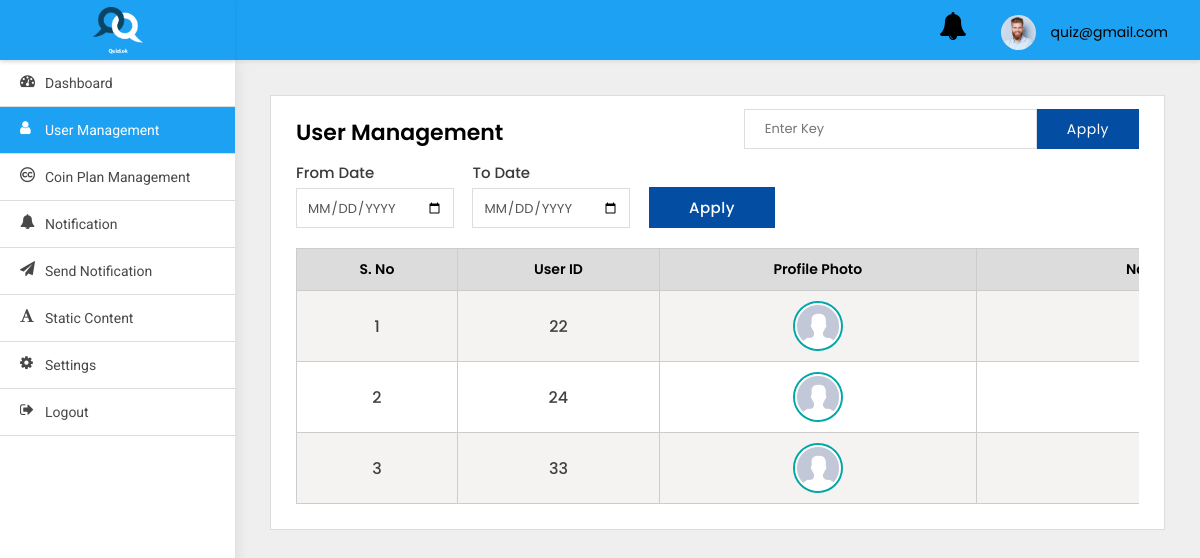
The app's page /adminpanel/users-list/ (signed in), older data.
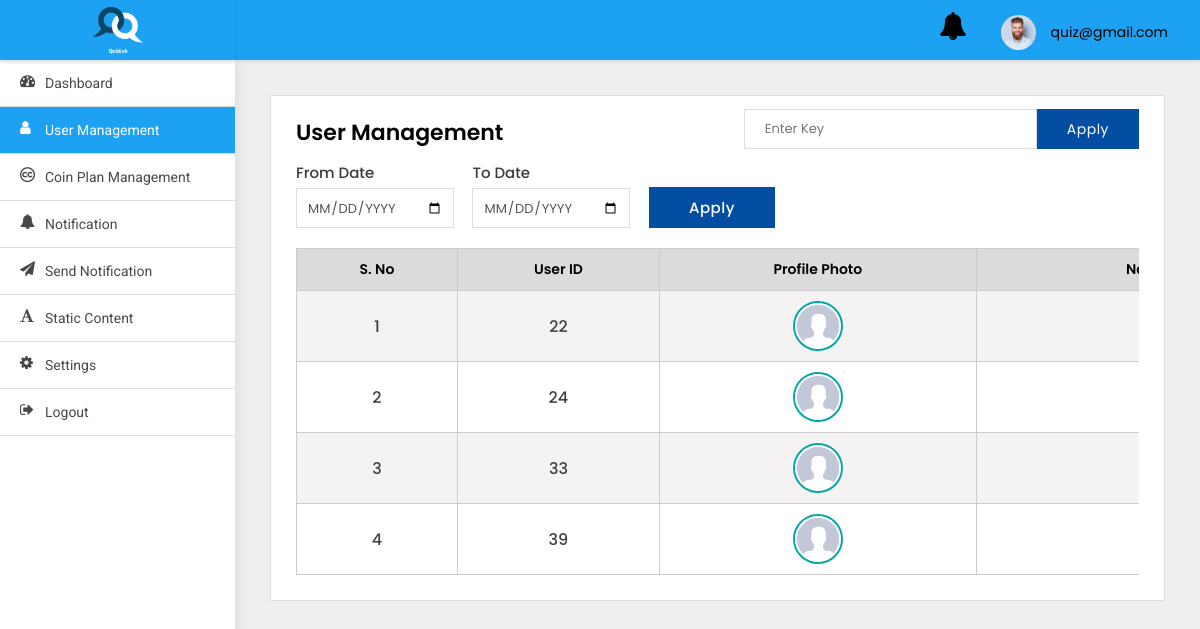
The same page, newer data.
### adminpanel/models.py (models this page shows)
class User(AbstractBaseUser, PermissionsMixin):
    first_name = models.CharField(default='first name', max_length=100)
    last_name = models.CharField(default='', max_length=100, null=True, blank=True)
    email = models.CharField(default='', max_length=255, unique=True)
    country_code = models.CharField(default='+91', max_length=10)
    phone_number = models.CharField(default='', max_length=13)
    profile_pic = models.ImageField(default='default_profile.png', null=True, blank=True)
    device_token = models.CharField(default='', max_length=500, null=True, blank=True)
    remember_me = models.BooleanField(default=False)
    password = models.CharField(default='123456', max_length=100)
    confirm_password = models.CharField(default='123456', max_length=100)
    created_at = models.DateTimeField(auto_now_add=True)
    is_active = models.BooleanField(default=True)
    is_staff = models.BooleanField(default=False)
    is_blocked = models.BooleanField(default=False)
    objects = UserManager()
    USERNAME_FIELD = 'email'
    class Meta:
        ordering = ('-created_at',)

### src/models.py (models this page shows)
class AppUser(models.Model):
    username = models.CharField(default='first name', max_length=100)
    country_code = models.CharField(default='+91', max_length=10)
    phone_number = models.CharField(default='', max_length=13)
    password = models.CharField(default='123456', max_length=100)
    profile_pic = models.ImageField(default='default_profile.png', null=True, blank=True)
    device_token = models.CharField(default='', max_length=2000)
    created_at = models.DateTimeField(auto_now_add=True)

### adminpanel/views.py (the view)
# urls.py: path('users-list/', UsersList.as_view(), name='users-list'),
class UsersList(LoginRequiredMixin, ListView):
    paginate_by = 5
    model = User
    template_name = 'user-management.html'
    login_url = 'adminpanel:login'
    def get(self, request, *args, **kwargs):
        qs = self.request.GET.get('qs')
        if qs:
            search = AppUser.objects.filter(Q(username__icontains=qs) |
                                            Q(id__icontains=qs) |
                                            Q(phone_number__icontains=qs))
            search_count = len(search)
            context = {
                'search': search,
            }
            if search:
                messages.info(self.request, str(
                    search_count) + ' matches found')
                return render(self.request, 'user-management.html', context)
            else:
                messages.info(self.request, 'No results found')
                return render(self.request, 'user-management.html', context)
        else:
            users = AppUser.objects.all()
            myfilter = UserFilter(self.request.GET, queryset=users)
            users = myfilter.qs
            print(users.count())
            paginator = Paginator(users, self.paginate_by)
            page_number = self.request.GET.get('page')
            page_obj = paginator.get_page(page_number)
            context = {
                'object_list': users,
                'myfilter': myfilter,
                'pages': page_obj,
            }
            return render(self.request, "user-management.html", context)

### adminpanel/templates/user-management.html (shortened to what this page needs)
{% extends 'base.html' %}
{% block body %}
<div class="WrapperArea">
    <div class="WrapperBox">
        <div class="Small-Wrapper">
            <div class="SearchBox">
                <form action="" method="get">
                    <input type="text" name="qs" placeholder="Enter Key">
                    <button>Apply</button>
                </form>
            </div>
            <h4 class="Title">User Management</h4>
            <div class="Filter">
                <form method="get">
                    <div class="form-group">
                        <label>From Date</label>
                        <input type="date" name="from_date" class="form-control">
                    </div>
                    <div class="form-group">
                        <label>To Date</label>
                        <input type="date" name="to_date" class="form-control">
                    </div>
                    <div class="form-group">
                        <label>&nbsp;</label>
                        <button class="Button" type="submit">Apply</button>
                    </div>
                </form>
            </div>
            {% if search %}
            <div class="TableList">
                <div class="dragscroll">
                    <table style="width: 150vw">
                        <thead>
                        <tr>
                            <th>S. No</th>
                            <th>User ID</th>
                            <th>Name of the user</th>
                            <th>Profile Photo</th>
                            <th>Phone Number</th>
                            <th>Action</th>
                        </tr>
                        </thead>
                        <tbody>
                        {% for object in search %}
                        <tr>
                            <td>{{forloop.counter}}</td>
                            <td>{{object.id}}</td>
                            <td>{{object.username}}</td>
                            {% if object.profile_pic %}
                            <td>
                                <figure><img src="{{object.profile_pic.url}}" alt="Profile pic"></figure>
                            </td>
                            {% else %}
                            <td>
                                <figure><img src="https://snapic-bucket.s3.amazonaws.com/static/default_profile.png"
                                             alt=""></figure>
                            </td>
                            {% endif %}
                            <td>{{object.phone_number}}</td>
                            <td>
                                <a class="Blue" href="{% url 'adminpanel:user-detail' object.id %}">
                                    <i class="fa fa-eye"></i>
                                </a>
                                <button class="Red deleteButton" value="{{object.id}}" data-toggle="modal"
                                        data-target="#DeleteModal" style="border:none;box-shadow:none;
                                                                                background:transparent;outline:0;">
                                    <i class="fa fa-trash"></i>
                                </button>
                                {% if object.is_blocked %}
                                <button class="Red cross" data-target="#UnBlock" data-toggle="modal"
                                        value="{{object.id}}"
                                        style="border:none;box-shadow:none;background:transparent;outline:0;margin-left:10px;">
                                    <i class="fa fa-ban"></i>
                                </button>
                                {% else %}
                                <button class="Green tick" data-target="#Block" data-toggle="modal"
                                        value="{{object.id}}"
                                        style="border:none;box-shadow:none;background:transparent;outline:0;margin-left:10px;">
                                    <i class="fa fa-check"></i>
                                </button>
                                {% endif %}
                            </td>
                        </tr>
                        {% endfor %}
                        </tbody>
                    </table>
                </div>
            </div>
            {% elif pages %}
            <div class="TableList">
                <div class="dragscroll">
                    <table style="width: 150vw">
                        <thead>
                        <tr>
                            <th>S. No</th>
                            <th>User ID</th>
                            <th>Profile Photo</th>
                            <th>Name of the user</th>
                        </tr>
                        </thead>
                        <tbody>
                        {% for object in pages %}
                        <tr>
                            <td>{{forloop.counter}}</td>
                            <td>{{object.id}}</td>
                            {% if object.profile_pic %}
                            <td>
                                <center>
                                    <figure><img src="{{object.profile_pic.url}}" alt="Profile pic"></figure>
                                </center>
                            </td>
                            {% endif %}
                            <td>{{object.username}}</td>
                        </tr>
                        {% endfor %}
                        </tbody>
                    </table>
                </div>
            </div>
            {% endif %}
        </div>
    </div>
</div>
{% endblock body %}

### adminpanel/templates/base.html (shortened to what this page needs)
{% load static %}
<html lang="en">
<head>
    <link type="text/css" rel="stylesheet" href="{% static 'adminpanel/css/style.css' %}">
</head>
<body>
<div class="Header">
    <div class="Logo">
        <img src="{% static 'adminpanel/images/logo_splash.png' %}">
    </div>
    <div class="Navigation">
        <div class="header-notifications">
            <a href="{% url 'adminpanel:notification' %}">
                <i class="fa fa-bell fa-2x" aria-hidden="true"></i>
            </a>
        </div>
        <div class="Avater">
            <a href="javascript:void(0);">
                <figure><img src="{% static 'adminpanel/images/profile.jpg' %}"></figure>
                {{user}} </a>
        </div>
    </div>
</div>
<div class="SidenavBar">
    <ul>
        <li class="nav-item nav-link {% if request.resolver_match.view_name  == 'adminpanel:dashboard' %}active{% endif %}">
            <a href="{% url 'adminpanel:dashboard'  %}">
                <span><i class="fa fa-tachometer"></i></span> Dashboard
            </a>
        </li>
        <li class="nav-item nav-link {% if request.resolver_match.view_name  == 'adminpanel:users-list' %}active{% endif %}">
            <a href="{% url 'adminpanel:users-list' %}">
                <span><i class="fa fa-user"></i></span> User Management
            </a>
        </li>
        <li class="nav-item nav-link {% if request.resolver_match.view_name  == 'adminpanel:coin-plan-list' %}active{% endif %}">
            <a href="{% url 'adminpanel:coin-plan-list' %}">
                <span><i class="fa fa-creative-commons"></i></span> Coin Plan Management
            </a>
        </li>
        <li class="nav-item nav-link {% if request.resolver_match.view_name  == 'adminpanel:notification' %}active{% endif %}">
            <a href="{% url 'adminpanel:notification' %}">
                <span><i class="fa fa-bell"></i></span> Notification
            </a>
        </li>
        <li class="nav-item nav-link {% if request.resolver_match.view_name  == 'adminpanel:send-notification' %}active{% endif %}">
            <a href="{% url 'adminpanel:send-notification' %}">
                <span><i class="fa fa-send"></i></span> Send Notification
            </a>
        </li>
        <li class="nav-item nav-link {% if request.resolver_match.view_name  == 'adminpanel:terms-and-condition' %}active{% endif %}">
            <a href="{% url 'adminpanel:terms-and-condition' %}">
                <span><i class="fa fa-font"></i></span> Static content
            </a>
        </li>
        <li class="nav-item nav-link {% if request.resolver_match.view_name  == 'change_password' %}active{% endif %}">
            <a href="{% url 'change_password' %}">
                <span><i class="fa fa-cog"></i></span> Settings
            </a>
        </li>
        <li class="nav-item nav-link {% if request.resolver_match.view_name  == 'logout' %}active{% endif %}">
            <a href="{% url 'logout' %}">
                <span><i class="fa fa-sign-out"></i></span> Logout
            </a>
        </li>
    </ul>
</div>
{% block body %}
{% endblock body %}
</body>
</html>

Row changes from the older to the newer data that the page shows:
added AppUser: id "39", profile_pic (placeholder picture)
